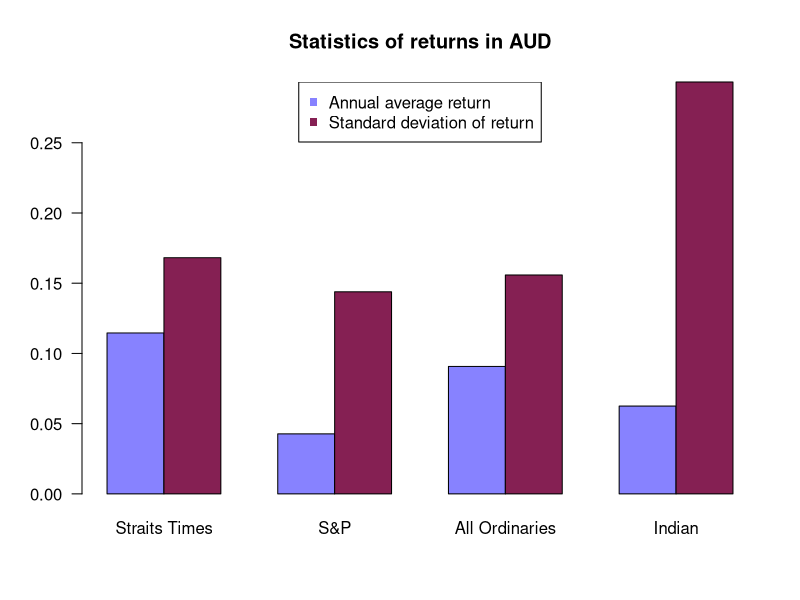

Source code (R):
# read data from Monthly.csv file specially extracted
# from the Excel data spreadsheet
monthly <- read.table('Monthly.csv', header=TRUE, sep=',')

# convert Date column to Date object type
monthly$Date <- as.Date(as.character(monthly$Date))

cc.return <- function(vals) {
  len <- length(vals)
  log(vals[2:len]/vals[1:(len-1)])
}

returns.stats <- function(vals, rates) {
  vals <- vals / rates
  cc.returns <- cc.return(vals)
  result <- c(12 * mean(cc.returns), sqrt(12) * sd(cc.returns))
  names(result) <- c("Annual average return", 
                     "Standard deviation of return")
  result
}

indices <- list(monthly$StraitsTimesAccum,
                monthly$S.PCOMP.RI.,
                monthly$AllOrdsAccum,
                monthly$INDIA.DS..Accum.)
rates <- list(monthly$AUD.SGD,
              monthly$AUD.USD,
              1,
              monthly$AUD.INR)
names <- c("Straits Times",
           "S&P",
           "All Ordinaries",
           "Indian")
names(indices) <- names
names(rates) <- names

stats <- mapply(returns.stats, indices, rates)
bar.cols <- c("#8782FF", "#852053")
barplot(stats, beside=TRUE, col=bar.cols,
        las=1)
legend("top", rownames(stats), col=bar.cols, pch=15)
title("Statistics of returns in AUD")

print(stats)